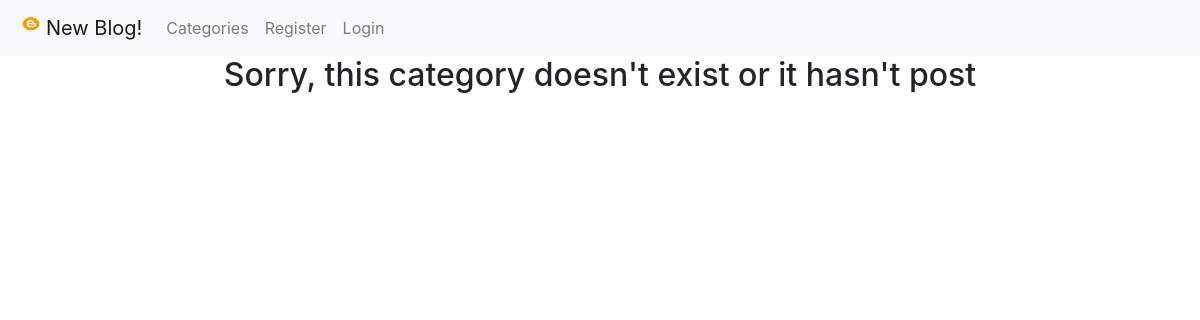
Before: /category/cooking/ with the older database file.
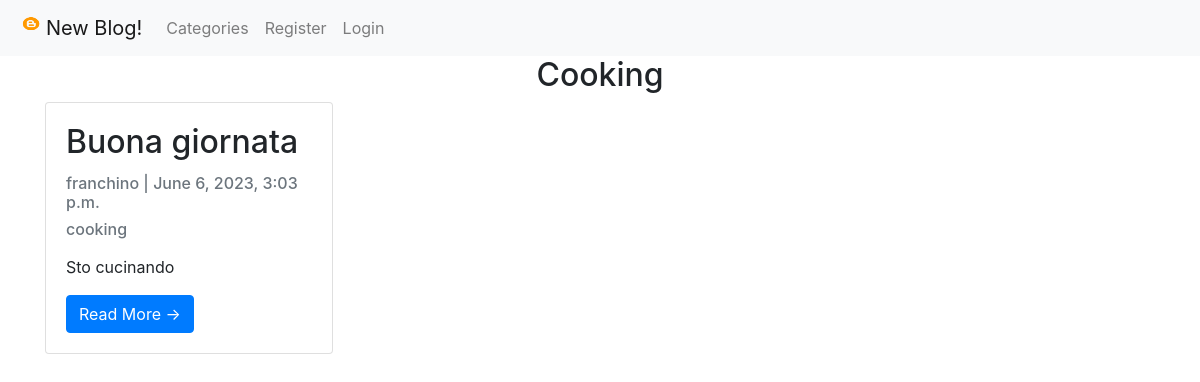
After: the same page with the newer database file.
### blog/models.py (models this page shows, shortened)
class Post(models.Model):
    title = models.CharField(max_length=200, unique=True)
    slug = models.SlugField(max_length=200, unique=True)
    author = models.ForeignKey(User, on_delete=models.CASCADE, related_name='blog_posts')
    updated_on = models.DateTimeField(auto_now=True)
    content = RichTextField(blank=True, null=True)
    created_on = models.DateTimeField(auto_now_add=True)
    status = models.IntegerField(choices=STATUS, default=0)
    category = models.CharField(max_length=200, default='Uncategorized')
    snippet = models.CharField(max_length=200, default='Click "Read More" to Read Blog Post')
    likes = models.ManyToManyField(User, related_name="blog_post")
    class Meta:
        ordering = ['-created_on']

### blog/views.py (the view)
# urls.py: path('category/<str:cats>/', CategoryView, name='category'),
def CategoryView(request, cats):
    category_post = Post.objects.filter(category=cats.replace('-', ' '))
    return render(request, 'categories.html', {'cats': cats.title().replace('-', ' '), 'category_post': category_post})

### blog/templates/categories.html
{% extends 'base.html' %}
{% block content %}
    {% if category_post %}
        <h2 align="center">{{ cats }}</h2>
         <div class="container">
            <div class="row">
                {% for post in category_post %}
                    {% if user.is_authenticated and user == post.author%}
                        <div class="col-sm">
                            <div class="card" style="width: 18rem;">
                                <div class="card-body">
                                    <h2 class="card-title">{{ post.title }}</h2>
                                    <p class="card-text text-muted h6">{{ post.author }} | {{ post.created_on}} </p>
                                    <a href="{%  url 'category' post.category|slugify %}" ><p class="card-text text-muted h6">{{ post.category }}</p></a>
                                    <p class="card-text">{{post.snippet | safe}}</p>
                                    <a href="{% url 'post_detail' post.pk %}" class="btn btn-primary">Read More &rarr;</a>
                                    <a href="{% url 'update_post' post.pk %}" class="btn btn-primary">Edit &rarr;</a>
                                    <br>
                                    <a href="{% url 'delete_post' post.pk %}" class="btn btn-primary">Delete &rarr;</a>
                                </div>
                            </div>
                        </div>
                    {% else %}
                        {% if post.status != 0%}
                            <div class="col-sm">
                                <div class="card" style="width: 18rem;">
                                    <div class="card-body">
                                        <h2 class="card-title">{{ post.title }}</h2>
                                        <p class="card-text text-muted h6">{{ post.author }} | {{ post.created_on}} </p>
                                        <a href="{%  url 'category' post.category|slugify %}" ><p class="card-text text-muted h6">{{ post.category }}</p></a>
                                        <p class="card-text">{{post.content|slice:":200"| safe }}</p>
                                        <a href="{% url 'post_detail' post.pk %}" class="btn btn-primary">Read More &rarr;</a>
                                    </div>
                                </div>
                            </div>
                        {% endif %}
                    {% endif %}
                {% endfor %}
            </div>
        </div>
    {% else %}
        <h2 align="center"> Sorry, this category doesn't exist or it hasn't post</h2>
    {% endif %}
{% endblock content%}

Changed rows visible on the page:
added Post: category "Cooking", title "Buona giornata", author "franchino", created_on "June 6, 2023, 3:03 p.m.", category "cooking", content "Sto cucinando"
Other visible differences:
text no longer shown: "Sorry, this category doesn't exist or it hasn't post"
